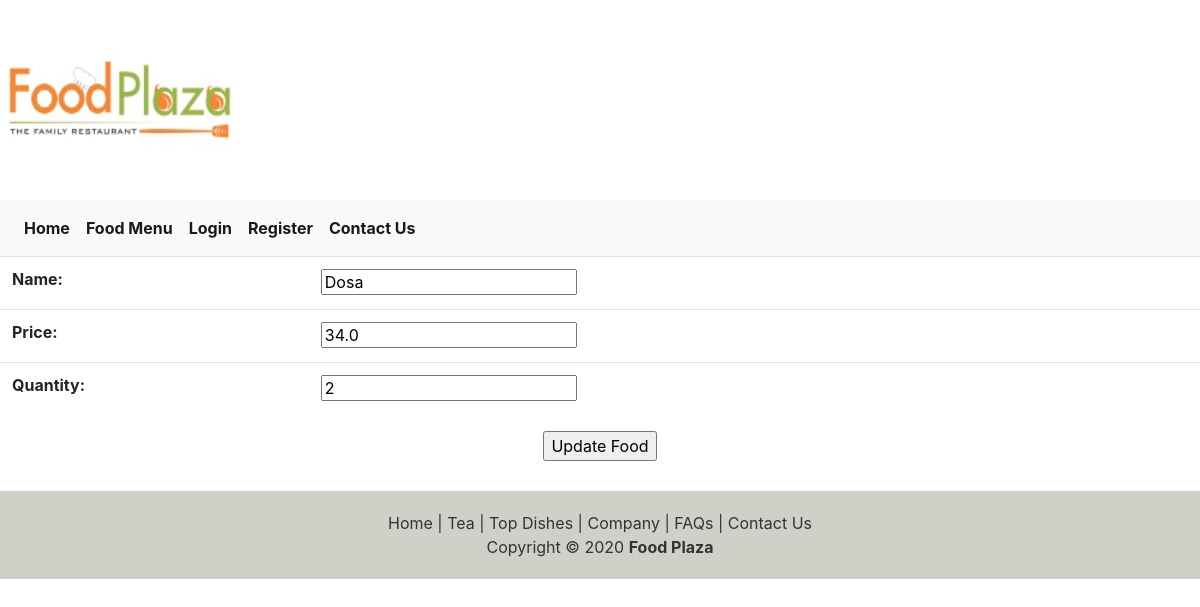
Page /Foodapp/updatefood/5 on the committed database.
### Foodapp/models.py (models this page shows, shortened)
class FoodModel(models.Model):
	name=models.CharField(max_length=15)
	price=models.FloatField()
	quantity=models.IntegerField()

### Foodapp/views.py (the view)
# urls.py: path('updatefood/<int:id>',updateFoodByIdView),
def updateFoodByIdView(request,id):
	print("In updateFoodByIdView")
	foundfood=FoodModel.objects.get(id=id)
	form=FoodForm(instance=foundfood)
	if request.method=='POST':
		form=FoodForm(request.POST,instance=foundfood)
		if form.is_valid():
			form.save()
			return redirect('/Foodapp/foods')
	return render(request,'Foodapp/updatefood.html',{'form':form})

### Foodapp/forms.py
class FoodForm(forms.ModelForm):
	class Meta:
		model=FoodModel
		fields='__all__'

### templates/Foodapp/updatefood.html (shortened to what this page needs)
{% load static %}
{% include 'index1.html' %}
<form method='POST'>
	<center>
	<table class="table">
		{{form.as_table}}
	</table>
	</center>
	<center><input type='submit' value='Update Food'></center>
</form>
{% include 'footer1.html'%}

### rows in the picture
FoodModel: name "Dosa", price "34.0", quantity "2"
